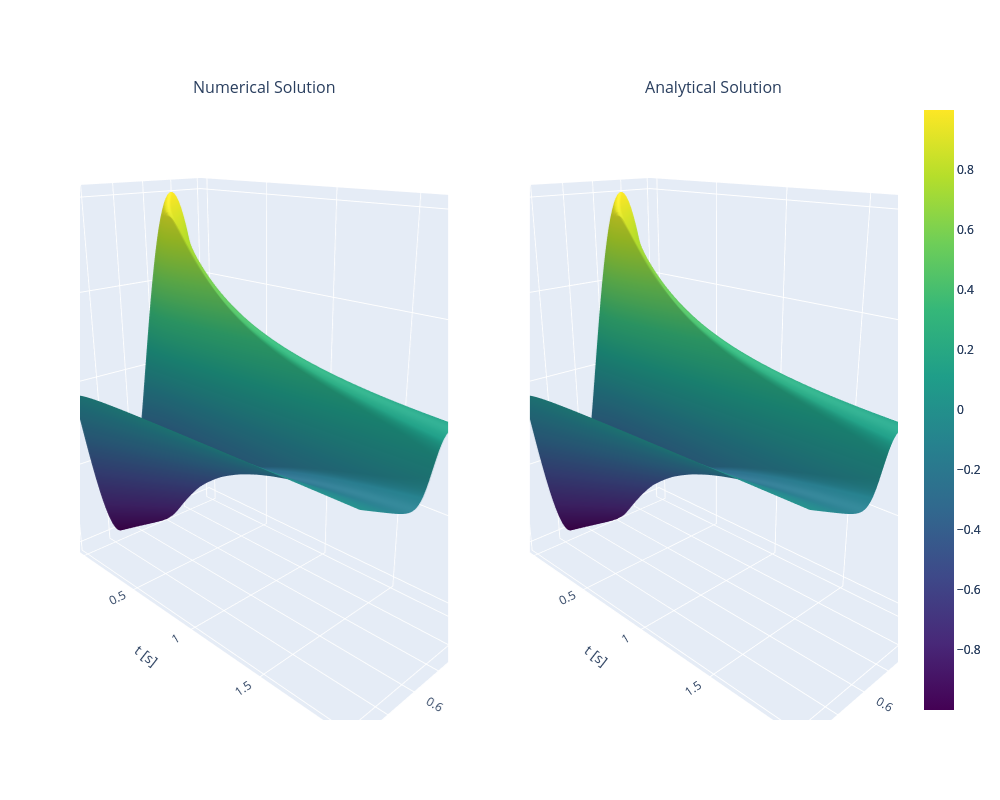

Here is the notebook cell this chart was saved with:
### Code cell
fig = make_subplots(
    rows=1, cols=2,
    subplot_titles=("Numerical Solution", "Analytical Solution"),
    specs=[[{'type': 'surface'}, {'type': 'surface'}]]
)

fig.add_trace(go.Surface(z=sol, x=fluid.coordinates.cpu().numpy(), y=t, colorscale='Viridis'), row=1, col=1)

fig.add_trace(go.Surface(z=ana_sol, x=fluid.coordinates.cpu().numpy(), y=t, colorscale='Viridis') ,row=1, col=2)

fig.update_layout(
    height=800,
    width=1000,
    scene=dict(
        xaxis_title='x [m]', yaxis_title='t [s]', zaxis_title='u [m/s]',
        camera=dict(eye=dict(x=1.5, y=1.5, z=0.8))
    ),
    scene2=dict(
        xaxis_title='x [m]', yaxis_title='t [s]', zaxis_title='u [m/s]',
        camera=dict(eye=dict(x=1.5, y=1.5, z=0.8))
    )
)
fig.show()

### Figure 1 — Plotly figure (JSON) as saved in the notebook; plotly's stock layout.template omitted (floating-point values rounded to 4 significant figures; data arrays with more than 128 entries replaced by an {"elided": "..."} marker saying what was removed)
{"data": [{"colorscale": [[0, "#440154"], [0.1111, "#482878"], [0.2222, "#3e4989"], [0.3333, "#31688e"], [0.4444, "#26828e"], [0.5556, "#1f9e89"], [0.6667, "#35b779"], [0.7778, "#6ece58"], [0.8889, "#b5de2b"], [1, "#fde725"]], "scene": "scene", "type": "surface", "x": [0.007812, 0.02344, 0.03906, 0.05469, 0.07031, 0.08594, 0.1016, 0.1172, 0.1328, 0.1484, 0.1641, 0.1797, 0.1953, 0.2109, 0.2266, 0.2422, 0.2578, 0.2734, 0.2891, 0.3047, 0.3203, 0.3359, 0.3516, 0.3672, 0.3828, 0.3984, 0.4141, 0.4297, 0.4453, 0.4609, 0.4766, 0.4922, 0.5078, 0.5234, 0.5391, 0.5547, 0.5703, 0.5859, 0.6016, 0.6172, 0.6328, 0.6484, 0.6641, 0.6797, 0.6953, 0.7109, 0.7266, 0.7422, 0.7578, 0.7734, 0.7891, 0.8047, 0.8203, 0.8359, 0.8516, 0.8672, 0.8828, 0.8984, 0.9141, 0.9297, 0.9453, 0.9609, 0.9766, 0.9922], "y": {"elided": "276 float values"}, "z": {"elided": "276x64 float values"}}, {"colorscale": [[0, "#440154"], [0.1111, "#482878"], [0.2222, "#3e4989"], [0.3333, "#31688e"], [0.4444, "#26828e"], [0.5556, "#1f9e89"], [0.6667, "#35b779"], [0.7778, "#6ece58"], [0.8889, "#b5de2b"], [1, "#fde725"]], "scene": "scene2", "type": "surface", "x": [0.007812, 0.02344, 0.03906, 0.05469, 0.07031, 0.08594, 0.1016, 0.1172, 0.1328, 0.1484, 0.1641, 0.1797, 0.1953, 0.2109, 0.2266, 0.2422, 0.2578, 0.2734, 0.2891, 0.3047, 0.3203, 0.3359, 0.3516, 0.3672, 0.3828, 0.3984, 0.4141, 0.4297, 0.4453, 0.4609, 0.4766, 0.4922, 0.5078, 0.5234, 0.5391, 0.5547, 0.5703, 0.5859, 0.6016, 0.6172, 0.6328, 0.6484, 0.6641, 0.6797, 0.6953, 0.7109, 0.7266, 0.7422, 0.7578, 0.7734, 0.7891, 0.8047, 0.8203, 0.8359, 0.8516, 0.8672, 0.8828, 0.8984, 0.9141, 0.9297, 0.9453, 0.9609, 0.9766, 0.9922], "y": {"elided": "276 float values"}, "z": {"elided": "276x64 float values"}}], "layout": {"annotations": [{"font": {"size": 16}, "showarrow": false, "text": "Numerical Solution", "x": 0.225, "xanchor": "center", "xref": "paper", "y": 1, "yanchor": "bottom", "yref": "paper"}, {"font": {"size": 16}, "showarrow": false, "text": "Analytical Solution", "x": 0.775, "xanchor": "center", "xref": "paper", "y": 1, "yanchor": "bottom", "yref": "paper"}], "height": 800, "scene": {"camera": {"eye": {"x": 1.5, "y": 1.5, "z": 0.8}}, "domain": {"x": [0, 0.45], "y": [0, 1]}, "xaxis": {"title": {"text": "x [m]"}}, "yaxis": {"title": {"text": "t [s]"}}, "zaxis": {"title": {"text": "u [m/s]"}}}, "scene2": {"camera": {"eye": {"x": 1.5, "y": 1.5, "z": 0.8}}, "domain": {"x": [0.55, 1], "y": [0, 1]}, "xaxis": {"title": {"text": "x [m]"}}, "yaxis": {"title": {"text": "t [s]"}}, "zaxis": {"title": {"text": "u [m/s]"}}}, "width": 1000}}
